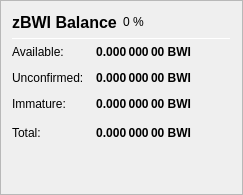
                   <widget class="QFrame" name="frame_ZerocoinBalances">
                    <property name="frameShape">
                     <enum>QFrame::StyledPanel</enum>
                    </property>
                    <property name="frameShadow">
                     <enum>QFrame::Raised</enum>
                    </property>
                    <layout class="QVBoxLayout" name="verticalLayout_7">
                     <item>
                      <layout class="QHBoxLayout" name="horizontalLayout_8" stretch="0,0,0">
                       <item>
                        <widget class="QLabel" name="label_5z_3">
                         <property name="minimumSize">
                          <size>
                           <width>0</width>
                           <height>20</height>
                          </size>
                         </property>
                         <property name="font">
                          <font>
                           <pointsize>12</pointsize>
                           <weight>75</weight>
                           <bold>true</bold>
                          </font>
                         </property>
                         <property name="text">
                          <string>zBWI Balance</string>
                         </property>
                        </widget>
                       </item>
                       <item>
                        <widget class="QLabel" name="labelzBWIPercent">
                         <property name="text">
                          <string notr="true">0 %</string>
                         </property>
                        </widget>
                       </item>
                       <item>
                        <spacer name="horizontalSpacer_11">
                         <property name="orientation">
                          <enum>Qt::Horizontal</enum>
                         </property>
                         <property name="sizeHint" stdset="0">
                          <size>
                           <width>40</width>
                           <height>20</height>
                          </size>
                         </property>
                        </spacer>
                       </item>
                      </layout>
                     </item>
                     <item>
                      <widget class="Line" name="line_ZerocoinBalance">
                       <property name="minimumSize">
                        <size>
                         <width>0</width>
                         <height>1</height>
                        </size>
                       </property>
                       <property name="maximumSize">
                        <size>
                         <width>16777215</width>
                         <height>1</height>
                        </size>
                       </property>
                       <property name="orientation">
                        <enum>Qt::Horizontal</enum>
                       </property>
                      </widget>
                     </item>
                     <item>
                      <layout class="QGridLayout" name="gridLayout_5">
                       <property name="spacing">
                        <number>12</number>
                       </property>
                       <item row="1" column="0">
                        <widget class="QLabel" name="labelzBalanceMatureText">
                         <property name="toolTip">
                          <string>Mature: more than 20 confirmation and more than 1 mint of the same denomination after it was minted.
These zBWI are spendable.</string>
                         </property>
                         <property name="text">
                          <string>Available:</string>
                         </property>
                        </widget>
                       </item>
                       <item row="1" column="1">
                        <widget class="QLabel" name="labelzBalanceMature">
                         <property name="font">
                          <font>
                           <weight>75</weight>
                           <bold>true</bold>
                          </font>
                         </property>
                         <property name="toolTip">
                          <string>Mature: more than 20 confirmation and more than 1 mint of the same denomination after it was minted.
These zBWI are spendable.</string>
                         </property>
                         <property name="text">
                          <string notr="true">0.000 000 00 BWI</string>
                         </property>
                         <property name="alignment">
                          <set>Qt::AlignRight|Qt::AlignTrailing|Qt::AlignVCenter</set>
                         </property>
                        </widget>
                       </item>
                       <item row="2" column="0">
                        <widget class="QLabel" name="labelzBalanceUnconfirmedText">
                         <property name="toolTip">
                          <string>Unconfirmed: less than 20 confirmations
Immature: confirmed, but less than 1 mint of the same denomination after it was minted</string>
                         </property>
                         <property name="text">
                          <string>Unconfirmed:</string>
                         </property>
                        </widget>
                       </item>
                       <item row="2" column="1">
                        <widget class="QLabel" name="labelzBalanceUnconfirmed">
                         <property name="font">
                          <font>
                           <weight>75</weight>
                           <bold>true</bold>
                          </font>
                         </property>
                         <property name="toolTip">
                          <string>Unconfirmed: less than 20 confirmations
Immature: confirmed, but less than 1 mint of the same denomination after it was minted</string>
                         </property>
                         <property name="text">
                          <string notr="true">0.000 000 00 BWI</string>
                         </property>
                         <property name="alignment">
                          <set>Qt::AlignRight|Qt::AlignTrailing|Qt::AlignVCenter</set>
                         </property>
                        </widget>
                       </item>
                       <item row="3" column="0">
                        <widget class="QLabel" name="labelzBalanceImmatureText">
                         <property name="toolTip">
                          <string>Unconfirmed: less than 20 confirmations
Immature: confirmed, but less than 1 mint of the same denomination after it was minted</string>
                         </property>
                         <property name="text">
                          <string>Immature:</string>
                         </property>
                        </widget>
                       </item>
                       <item row="3" column="1">
                        <widget class="QLabel" name="labelzBalanceImmature">
                         <property name="font">
                          <font>
                           <weight>75</weight>
                           <bold>true</bold>
                          </font>
                         </property>
                         <property name="toolTip">
                          <string>Unconfirmed: less than 20 confirmations
Immature: confirmed, but less than 1 mint of the same denomination after it was minted</string>
                         </property>
                         <property name="text">
                          <string notr="true">0.000 000 00 BWI</string>
                         </property>
                         <property name="alignment">
                          <set>Qt::AlignRight|Qt::AlignTrailing|Qt::AlignVCenter</set>
                         </property>
                        </widget>
                       </item>
                       <item row="4" column="0">
                        <widget class="QLabel" name="labelzBalanceText">
                         <property name="toolTip">
                          <string>Your current zBWI balance, unconfirmed and immature zBWI included.</string>
                         </property>
                         <property name="text">
                          <string>Total:</string>
                         </property>
                        </widget>
                       </item>
                       <item row="4" column="1">
                        <widget class="QLabel" name="labelzBalance">
                         <property name="font">
                          <font>
                           <weight>75</weight>
                           <bold>true</bold>
                          </font>
                         </property>
                         <property name="cursor">
                          <cursorShape>IBeamCursor</cursorShape>
                         </property>
                         <property name="toolTip">
                          <string>Your current zBWI balance, unconfirmed and immature zBWI included.</string>
                         </property>
                         <property name="text">
                          <string notr="true">0.000 000 00 BWI</string>
                         </property>
                         <property name="alignment">
                          <set>Qt::AlignRight|Qt::AlignTrailing|Qt::AlignVCenter</set>
                         </property>
                         <property name="textInteractionFlags">
                          <set>Qt::LinksAccessibleByMouse|Qt::TextSelectableByKeyboard|Qt::TextSelectableByMouse</set>
                         </property>
                        </widget>
                       </item>
                       <item row="4" column="2">
                        <spacer name="horizontalSpacer_4">
                         <property name="orientation">
                          <enum>Qt::Horizontal</enum>
                         </property>
                         <property name="sizeHint" stdset="0">
                          <size>
                           <width>40</width>
                           <height>20</height>
                          </size>
                         </property>
                        </spacer>
                       </item>
                      </layout>
                     </item>
                     <item>
                      <spacer name="verticalSpacer_4">
                       <property name="orientation">
                        <enum>Qt::Vertical</enum>
                       </property>
                       <property name="sizeHint" stdset="0">
                        <size>
                         <width>20</width>
                         <height>40</height>
                        </size>
                       </property>
                      </spacer>
                     </item>
                    </layout>
                   </widget>
